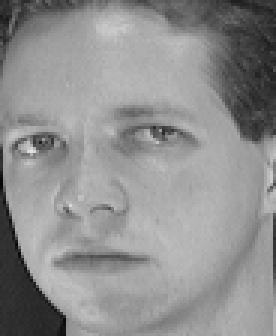
%> input picture att_faces/s1/6.pgm, 92 x 112 px (shown 3 times larger); its folder holds 3 pictures in this run
$ octave LRCnew.m   (GNU Octave 9; MATLAB toolbox functions it lacks are replaced by stand-ins)
%> lines starting %> are read from the running program, lines starting %| are printed output that depends on the picture
%% Project Code : face recognition using Linear regression Classification model%%
%Course: Image Processing
%Submitted by : Mousumi Deb
%
clc
clear all
close all
%
N=64;
pathImm = 'E:/image processing matlab code/att_faces/s1/';
Imgs = dir([pathImm '*.pgm']);
numImgs = length(Imgs);
imName = [pathImm Imgs(1).name];
%Imm = rgb2gray(imread(imName));
Imm = imread(imName);
%> Imm is the input picture: size 112x92 uint8; min 7, max 225, mean 143.2

for ii=1:numImgs
    imName = [pathImm Imgs(ii).name];
    %Imm = rgb2gray(imread(imName));
    Imm = imread(imName);
    I=imresize(Imm,[N N],'bilinear');
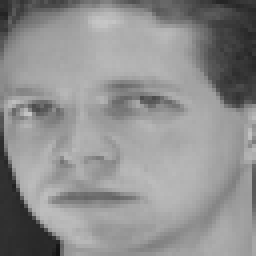
%> I: size 64x64 uint8 (shown 4 times larger); min 20, max 198, mean 143.3
    n=1;
    for i = 1:N
        for j = 1:N
%           w1i(n) = I(i,j);
         w1i(n) = I(i,j);
         w2i(n) = I(i,j);
         w3i(n) = I(i,j);
         w4i(n) = I(i,j);
         w5i(n) = I(i,j);
         w6i(n) = I(i,j);
         w7i(n) = I(i,j);
       n=n+1;
        end
    end
%> after the loop, n = 4097; w1i = 4096 values, max 198 at index 347, min 20 at index 4047, mean 143.3; w2i has the same summary as w1i; w3i has the same summary as w1i; w4i has the same summary as w1i; w5i has the same summary as w1i; w6i has the same summary as w1i; w7i has the same summary as w1i


end
%> pass 2 of the loop `for ii=1:numImgs`:
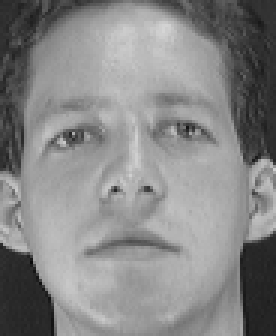
%> input picture att_faces/s1/7.pgm, 92 x 112 px (shown 3 times larger)
%> Imm is the input picture: size 112x92 uint8; min 9, max 213, mean 134.5
%> `I=imresize(Imm,[N N],'bilinear');`:
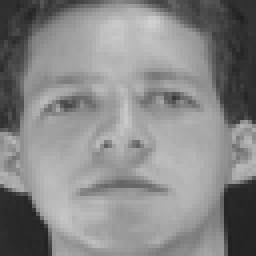
%> I: size 64x64 uint8 (shown 4 times larger); min 31, max 209, mean 134.5
%> after the loop `for i = 1:N`: w1i = 4096 values, max 209 at index 358, min 31 at index 317, mean 134.5; w2i has the same summary as w1i; w3i has the same summary as w1i; w4i has the same summary as w1i; w5i has the same summary as w1i; w6i has the same summary as w1i; w7i has the same summary as w1i
%> pass 3 of the loop `for ii=1:numImgs`:
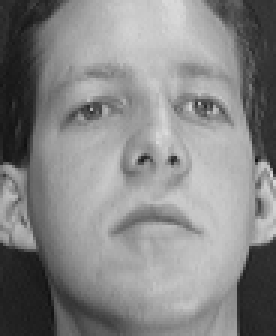
%> input picture att_faces/s1/9.pgm, 92 x 112 px (shown 3 times larger)
%> Imm is the input picture: size 112x92 uint8; min 15, max 219, mean 134.2
%> `I=imresize(Imm,[N N],'bilinear');`:
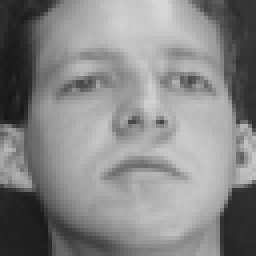
%> I: size 64x64 uint8 (shown 4 times larger); min 23, max 215, mean 134.2
%> after the loop `for i = 1:N`: w1i = 4096 values, max 215 at index 105, min 23 at index 1539, mean 134.2; w2i has the same summary as w1i; w3i has the same summary as w1i; w4i has the same summary as w1i; w5i has the same summary as w1i; w6i has the same summary as w1i; w7i has the same summary as w1i
% X=[transpose(w1i) transpose(w2i) transpose(w3i) transpose(w4i)  transpose(w5i)  transpose(w6i)  transpose(w7i)  transpose(w8i)];
% X=double(X);
%
